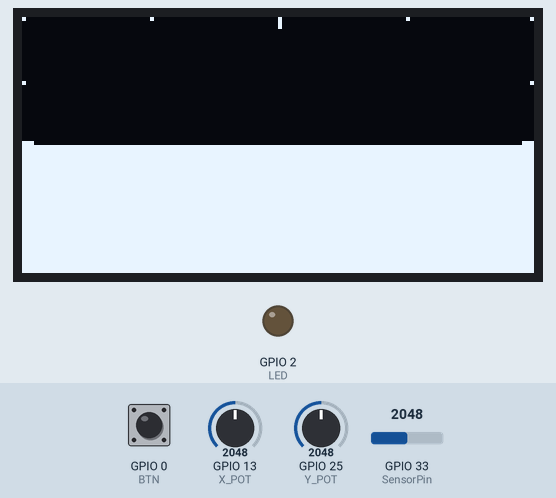
This sketch was run on a simulated ESP32. Shown: 128×64 one-colour display, output pins drawn as LEDs (lit = HIGH). The inputs (shaded band) are chosen by the test bench; at power-on: GPIO 13 (X_POT) = 2048, GPIO 0 (BTN) HIGH, GPIO 25 (Y_POT) = 2048, GPIO 33 (SensorPin) = 2048.

Above: at 2.2 s.
2.3 s: GPIO 13 (X_POT) set to 4040
At 2.97 s:
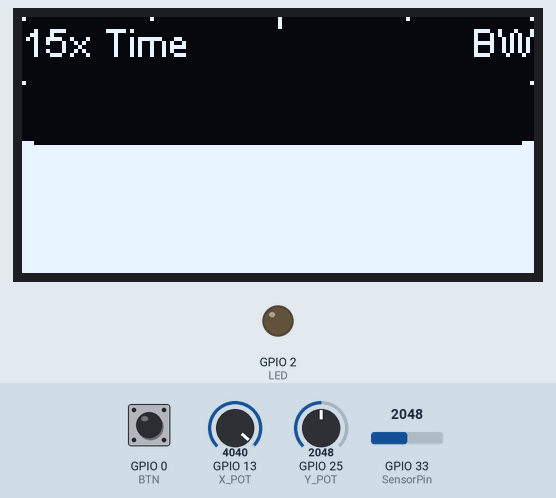
4.7 s: GPIO 13 (X_POT) set to 4095
At 6.3 s:
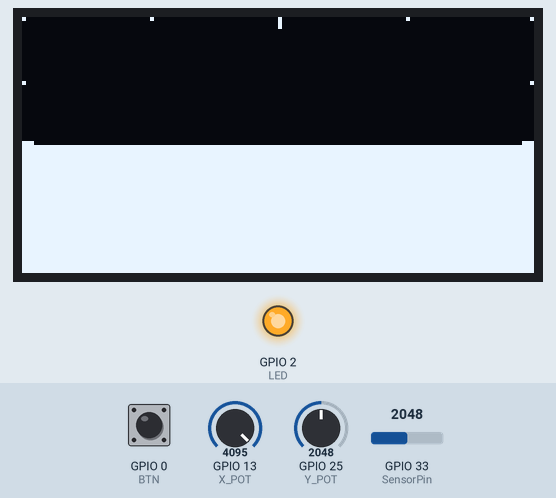
7.1 s: GPIO 0 (BTN) pulled LOW for 0.15 s
At 7.9 s:
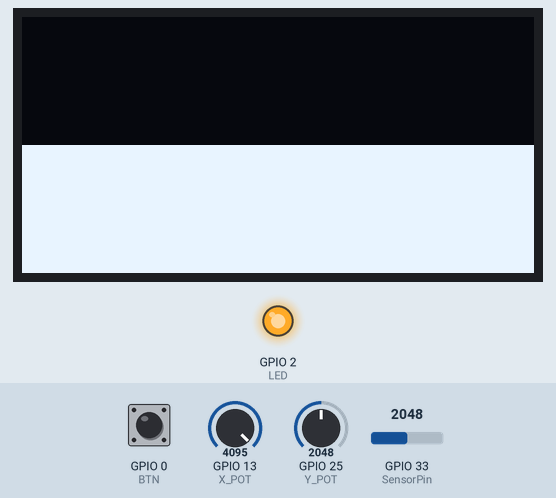
8.8 s: GPIO 25 (Y_POT) set to 2866
At 9.31 s:
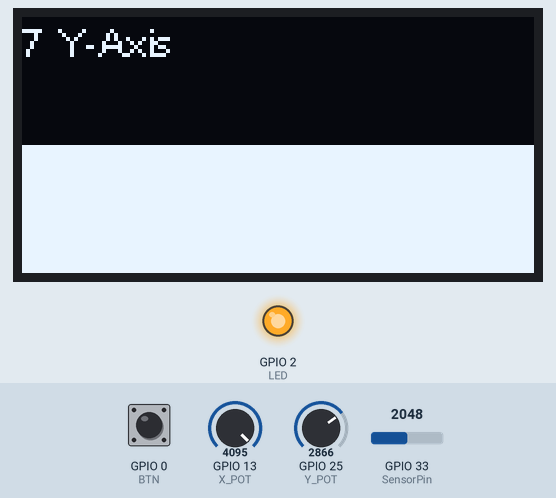
11.0 s: GPIO 13 (X_POT) set to 491
At 12.0 s:
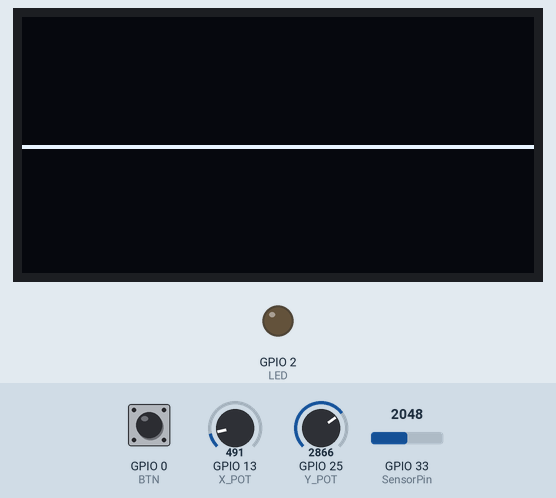
13.2 s: GPIO 25 (Y_POT) set to 3603
At 13.7 s:
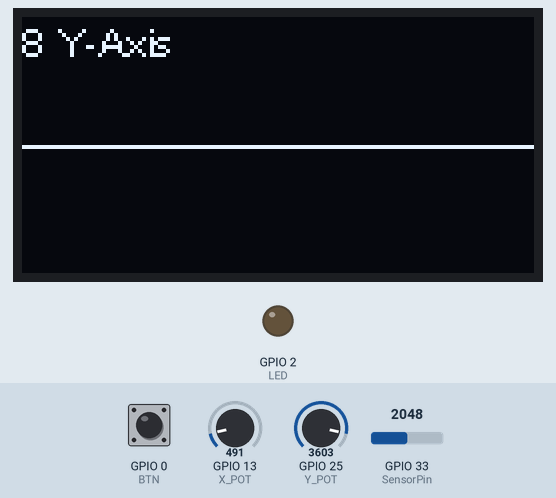
Timing chart, 0 to 16.2 s (numbered marks = the images above; inputs shaded):
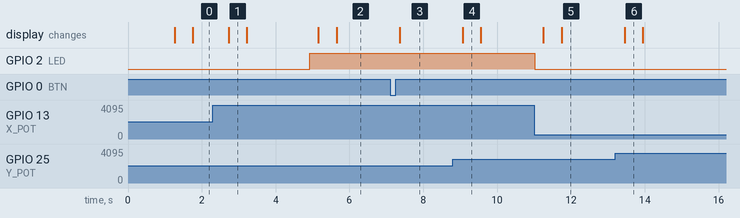

Measured:
- the behaviour switches between 4094 and 4095 on GPIO 13 (X_POT) (found by bisection; images 1 and 2)
- after the input at 2.3 s, the display: changes after 0.43 s (image 1)
- after the input at 4.7 s, GPIO 2 (LED): LOW → HIGH after 0.23 s; the display: first changes after 0.46 s (image 2 shows a later state)
- after the input at 7.1 s, the display: changes after 0.27 s (image 3)
- after the input at 8.8 s, the display: changes after 0.27 s (image 4)
- after the input at 11.0 s, GPIO 2 (LED): HIGH → LOW at once; the display: first changes after 0.25 s (image 5 shows a later state)
- after the input at 13.2 s, the display: changes after 0.26 s (image 6)

The sketch:

Oscilloscope32.ino
```cpp
/*
  ┌────────────────────────────────────────────────────┐
  │ Oscilloscope32 by TheAmadeus25                                                   ┃
  ├────────────────────────────────────────────────────┤
  │ https://theamadeus25.github.io/Oscilloscope32/                                   ┃
  ├────────────────────────────────────────────────────┤
  │ IMPORTANT! Read the Wiki on GitHub.                                              ┃
  │                                                                                  ┃
  │                                                                                  ┃
  ├────────────────────────────────────────────────────┤
  │ To be honest, I never planed to do this. I got my ESP32 and saw, that it has     ┃
  │ very nice hardware built-in. After checking the datasheet, I decided to plot the ┃
  │ ADC on a screen, to see how good it works. After attaching a Potentiometer, LDR  ┃
  │ and a microphone, I found the last on was pretty interesting to see. So, what    ┃
  │ now? I release a video about it while playing music, on social media and I got   ┃
  │ Hugh response of it. It seems that there are many people who are interested in   ┃
  │ this. Now it's released on GitHub and hope you are happy with it. Yeah, I know,  ┃
  │ it doesn't have any built-in feature, yet, but maybe I program this, too.        ┃
  ├──────────────────────────┬─────────────────────────┤
  │ Version: 0.0.2 - ALPHA                    Date: 25.Sep.2019                      ┃
  ├──────────────────────────┴─────────────────────────┤
  │ + Change Timebase                                                                ┃
  │ - Not optimizing Var, yet                                                        ┃
  │ - Not compatible for ESP8266 anymore                                             ┃
  └────────────────────────────────────────────────────┘
*/

#include "SH1106.h"                         // Library | Inside of Arduino IDE, search for "OLED SSD1306 - SH1106" (I hope its the right one xD)
#define SDA_PIN 26                          // Screen SDA
#define SCL_PIN 27                          // Screen SCL
#define MAX_X 128                           // Display Hight (not optimized, yet)
#define MAX_Y 64                            // Display Width (not optimized, yet)

SH1106 display(0x3C, SDA_PIN, SCL_PIN);     // Setting Port for Display

#define SensorPin 33                        // Your Input Pin 33
#define LED 2                               // Built-In Blue LED on ESP32
#define BTN 0                               // Built-In Button on ESP32

#define Y_POT 25                            // Attach Potentiometer for Y-Axis
#define X_POT 13                            // Attach Potentiometer for Time Axis

bool canBtnPress = true;                    // Button available
bool ShowOverlay = true;                    // Show Overlay at startup

#define BUFFERSIZE 2048                     // Max Size of Buffer (In this Case MAX_X*8) 128

uint16_t Buffer[BUFFERSIZE + 1] = {0};      // Analog Read Buffer (The ESP32 measure much faster than the Display has Time to show the graph)
uint16_t Offset_Y = 0;                      // On Screen Peak-to-Peak Stretching (Similar to Y-Div setting)
uint16_t Offset_Y_Last = 0;                 // Last Value of Offset_Y

short Multi_X = 0;                          // On Screen how many data will be showen from buffer (Multiplicator)
short Multi_X_Last = 0;                     // Last Value of Multi_X

struct {
  unsigned long last_refresh = 0;           // Two value must be saved for different time
} X, Y;


bool Filled = false;                        // Show Filled graph insted of dots (Better for very small or high changes (Buggy)

//---
void setup() {
  InitESP();                                // Setting Up the ESP32    | @ESP32
  InitOLED();                               // Setting Up OLED Display | @OLED
}
//---
void loop() {
  X_Div();                                  // Changing Timebase range on Display                           | @OLED
  Y_Div();                                  // Stretching Graph Peak-to-Peak (At the moment Center stretch) | @OLED
  LED_Error();                              // Blue LED when Potentiometer reache (close) max value (3.3V)  | @ESP32

  Measuring();                              // Obviously, measuring your Input and saving into the Buffer   | @ESP32
  display.clear();                          // Clear Display, which show you the old graph
  Plot();                                   // Plot Graph on Screen                                         | @OLED
  Mode();                                   // Check if Button is Pressed                                   | @ESP32
  UI();                                     // Show/Change User-Interface                                   | @OLED
  ShowSetting();
  display.display();                        // Show it on the Screen
}
//---
```

ESP32.ino
```cpp
/*
  ┌────────────────────────────────────────────────────┐
  │ Oscilloscope32 by TheAmadeus25                                                   ┃
  ├────────────────────────────────────────────────────┤
  │ https://theamadeus25.github.io/Oscilloscope32/                                   ┃
  ├────────────────────────────────────────────────────┤
  │ IMPORTANT! Read the Wiki on GitHub.                                              ┃
  │                                                                                  ┃
  │                                                                                  ┃
  ├────────────────────────────────────────────────────┤
  │ InitESP()  : Configuration of Input/Output                                       ┃
  │ Measuring(): Parsing Information into the Buffer                                 ┃
  │ Mode()     : Check if Button is Pressed                                          ┃
  │                                                                                  ┃
  │                                                                                  ┃
  │                                                                                  ┃
  ├──────────────────────────┬─────────────────────────┤
  │ Version: 0.0.2 - ALPHA                    Date: 25.Sep.2019                      ┃
  ├──────────────────────────┴─────────────────────────┤
  └────────────────────────────────────────────────────┘
*/

void InitESP() {                                    // # Setting Up the ESP32
  pinMode(LED, OUTPUT);                             // Setting Pin to Output
  pinMode(BTN, INPUT);                              // Setting Pin to Input

  return;
}

void LED_Error() {                                              // # Blue LED when Potentiometer reache (close) max value (3.3V)
  if (Multi_X == (BUFFERSIZE / MAX_X) || Offset_Y >= 2040 ) {   // When you Potentiometer reach critical value (16)
    digitalWrite(LED, HIGH);                                    // Built-In Blue LED start shining
  } else {
    digitalWrite(LED, LOW);                                     // Built-In Blue LED stops shining
  }

  return;
}

void Measuring() {                                  // # Obviously, measuring your Input and saving into the Buffer
  for (short i = 0; i <= BUFFERSIZE; i++) {         // Save each value into the buffer
    Buffer[i] = analogRead(SensorPin);              // Read value
  }

  return;
}


void Mode() {                                       // # Check if Button is Pressed
  if (digitalRead(BTN) == LOW) {                    // When pressing the button...
    if (canBtnPress) canBtnPress = false;           // ...change state
  } else if (!canBtnPress) {
    canBtnPress = true;

    ShowOverlay = !ShowOverlay;                     // Change UI
  }

  return;
}
```

OLED.ino
```cpp
/*
  ┌────────────────────────────────────────────────────┐
  │ Oscilloscope32 by TheAmadeus25                                                   ┃
  ├────────────────────────────────────────────────────┤
  │ https://theamadeus25.github.io/Oscilloscope32/                                   ┃
  ├────────────────────────────────────────────────────┤
  │ IMPORTANT! Read the Wiki on GitHub.                                              ┃
  │                                                                                  ┃
  │                                                                                  ┃
  ├────────────────────────────────────────────────────┤
  │ InitOLED(): Configuration of the OLED Display                                    ┃
  │ Y_Div()   : Stretching Graph                                                     ┃
  │ X_Div()   : Time Base                                                            ┃
  │ Plot()    : Show the Graph on Screen                                             ┃
  │ UI()      : Show/Change User-Interface                                           ┃
  │ ShowSetting(): Show your setting while changing it                               ┃
  │                                                                                  ┃
  ├──────────────────────────┬─────────────────────────┤
  │ Version: 0.0.2 - ALPHA                    Date: 25.Sep.2019                      ┃
  ├──────────────────────────┴─────────────────────────┤
  │ + X_Div()                                                                        ┃
  │ + Y_Div()                                                                        ┃
  │ + ShowSetting()                                                                  ┃
  └────────────────────────────────────────────────────┘
*/

void InitOLED() {                                                                               // # Setting Up OLED Display
  display.init();                                                                               // Initialize OLED Display
  display.flipScreenVertically();                                                               // Flip Screen upsidedown
  // display.invertDisplay();
  display.setFont(ArialMT_Plain_16);                                                            // Setting Font
  display.drawString(6, 6, "Oscilloscope32");                                                   // Print String at 6, 6
  display.setFont(ArialMT_Plain_10);                                                            // Setting Font
  display.drawString(24, 34, "Made with blood by");                                             // Print String at 24, 34
  display.drawString(29, 44, "@TheAmadeus25");                                                  // Print String at 29, 44
  display.display();                                                                            // Show it on the Screen

  delay(1000);                                                                                  // Surreptitious Advertising :P
  display.clear();                                                                              // Clear Display, which show you the old graph

  return;
}

void Y_Div() {                                                                                  // # Stretching Graph Peak-to-Peak (At the moment Center stretch)
  Offset_Y = map( analogRead(Y_POT), 0, 4095, 0, 2047 );                                        // Change Range 0-4095 -> 0-2047

  if ( (map(Offset_Y, 0, 2047, 1, 10)) != (map(Offset_Y_Last, 0, 2047, 1, 10)) ) {              // Compare now and last value of Offset_Y
    Y.last_refresh = millis();                                                                  // Setting time of last comparing was false
  }

  Offset_Y_Last = Offset_Y;                                                                     // Now -> Last

  return;
}

void X_Div() {                                                                                  // # Changing Timebase range on Display
  Multi_X = map( analogRead(X_POT), 0, 4095, 1, BUFFERSIZE / MAX_X);                            // Calculate streching Timebase on Display

  if (Multi_X != Multi_X_Last) {                                                                // Compare now and last value of Multi_X
    X.last_refresh = millis();                                                                  // Setting time of last comparing was false
  }

  Multi_X_Last = Multi_X;                                                                       // Now -> Last

  return;
}

void Plot() {                                                                                               // # Plot Graph on Screen
  for (short i = 0; i <= BUFFERSIZE / Multi_X; i++) {                                                       // Print each value from the buffer
    if (Filled || Multi_X >= 4) {                                                                           // Change look of the graph if resolution is to high for Display (4 is a good value)
      display.drawLine(i, MAX_Y, i, map(Buffer[i * Multi_X], 0 + Offset_Y, 4095 - Offset_Y, MAX_Y, 0) );    // Draw Line
    } else {
      display.setPixel(i, map(Buffer[i * Multi_X], 0 + Offset_Y, 4095 - Offset_Y, MAX_Y, 0) );              // Draw Dots
    }
  }

  return;
}

void UI() {                                                                                     // # Show/Change User-Interface
  if ( ShowOverlay ) {                                                                          // Show UI?
    display.drawHorizontalLine( 0, 0,  1);  display.drawHorizontalLine( MAX_X - 1, 0,  1);      // Top Row Left and Right Dot
    display.drawHorizontalLine( 0, 16, 1);  display.drawHorizontalLine( MAX_X - 1, 16, 1);      // 2. Row Left and Right Dot
    display.drawHorizontalLine( 0, 31, 3);  display.drawHorizontalLine( MAX_X - 3, 31, 3);      // Middle Left and Right Large Dot
    display.drawHorizontalLine( 0, 48, 1);  display.drawHorizontalLine( MAX_X - 1, 48, 1);      // 4. Row Left and Right Dot
    display.drawHorizontalLine( 0, 63, 1);  display.drawHorizontalLine( MAX_X - 1, 63, 1);      // Botton Row Left and Right Dot

    display.drawVerticalLine( 32,  0, 1);   display.drawVerticalLine( 32,  MAX_Y - 1, 1);       // 2. Top and Botton Dot
    display.drawVerticalLine( 64,  0, 3);   display.drawVerticalLine( 64,  MAX_Y - 3, 3);       // Middle Top and Botton Large Dot
    display.drawVerticalLine( 96,  0, 1);   display.drawVerticalLine( 96,  MAX_Y - 1, 1);       // 4. Row Top and Botton Dot
  } else {
    //display.drawHorizontalLine( 0, 16, MAX_X);
    //display.drawHorizontalLine( 0, 31, MAX_X);
    //display.drawHorizontalLine( 0, 48, MAX_X);

    //display.drawVerticalLine( 32,  0, MAX_Y);
    //display.drawVerticalLine( 64,  0, MAX_Y);
    //display.drawVerticalLine( 96,  0, MAX_Y);
  }

  return;
}

void ShowSetting() {                                                                            // # Show your setting while changing it
  if ( (Y.last_refresh + 500) > millis() ) {                                                    // If Y-Range has changed,...
    display.drawString(  0, 0, (String)(map(Offset_Y, 0, 2047, 1, 10)) + " Y-Axis" );           // ...show this Information
  } else if (X.last_refresh + 500 > millis() ) {                                                // If X-Range has changed,...
    display.drawString(0, 0, (String)Multi_X + "x Time");                                       // ...show this Information
    if(Filled == false && Multi_X >= 4){                                                        // When dots instead of lines are drawing and resolution is to high for Display,...
      display.drawString(112, 0, "BW");                                                         // ...show Black/White (BW) indicator
    }

  }

  return;
}
```
